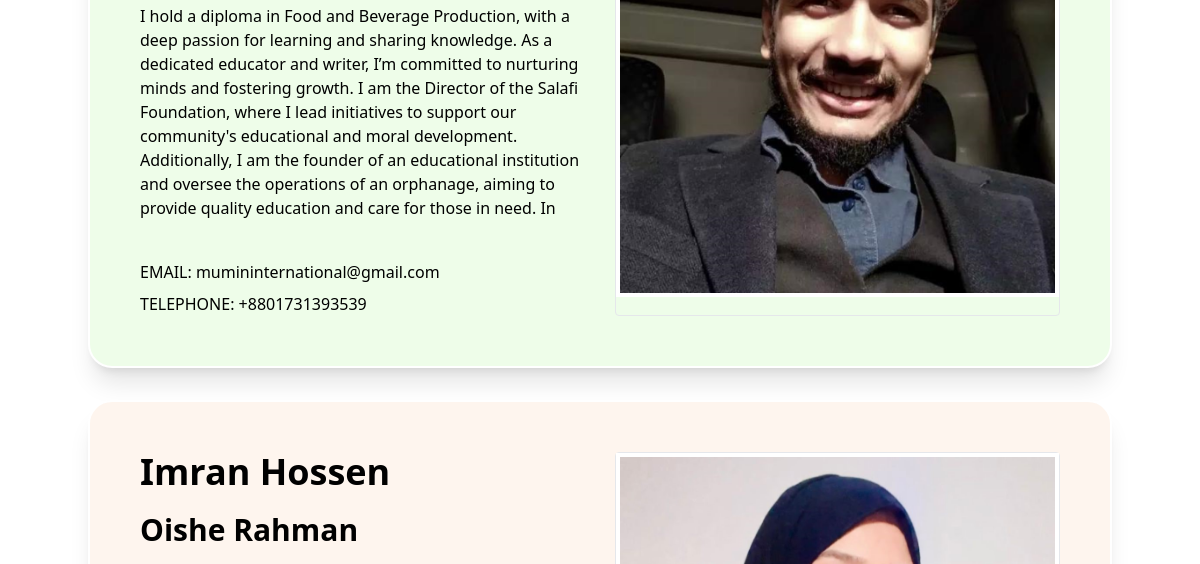
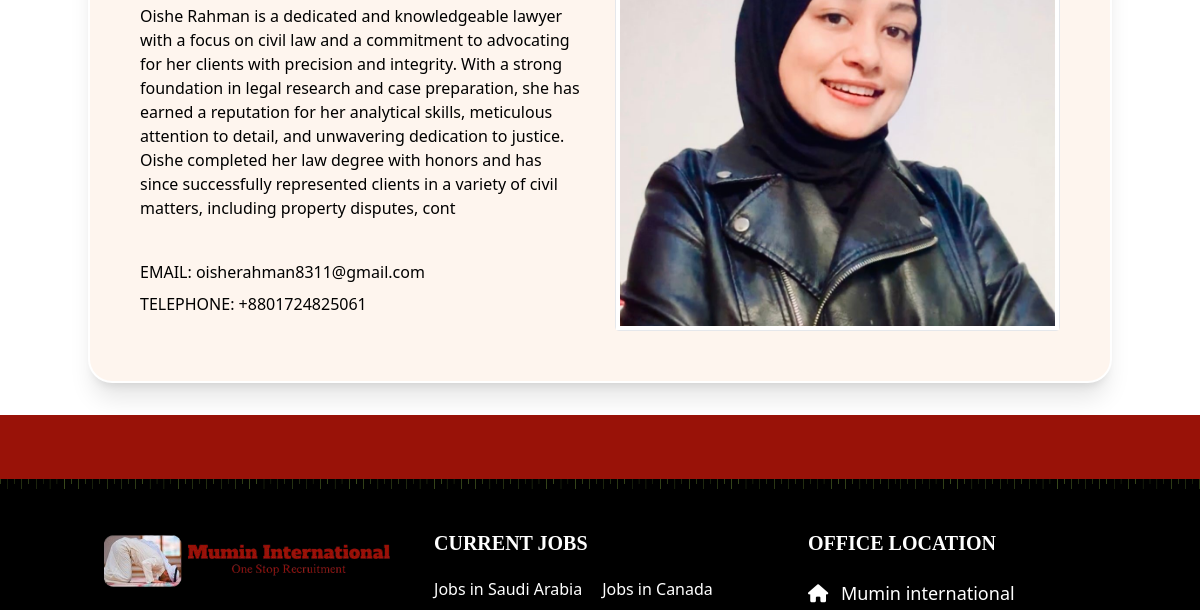
Before: /management-team/ (middle part) with the older database file (2 pictures, top to bottom).
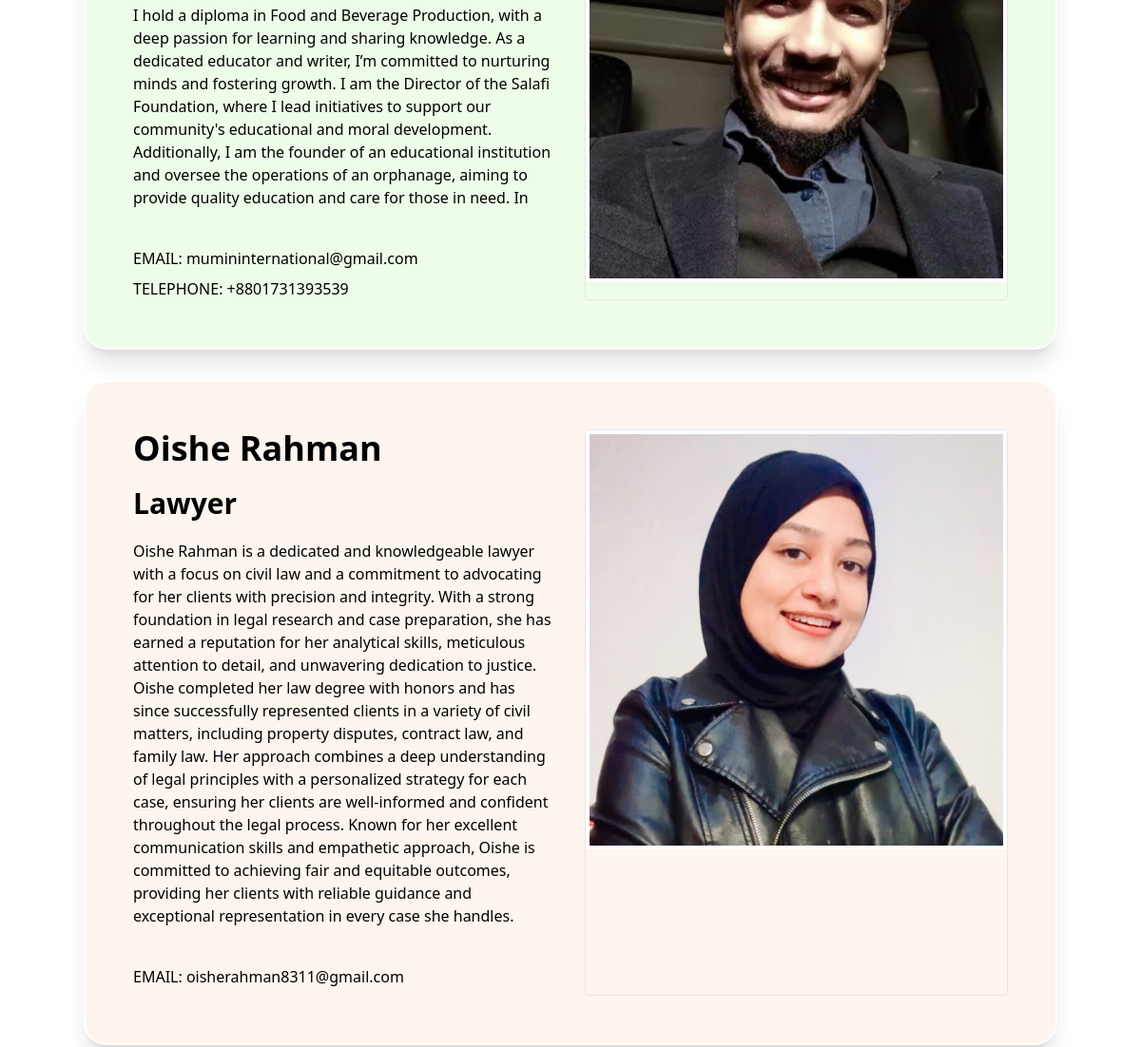
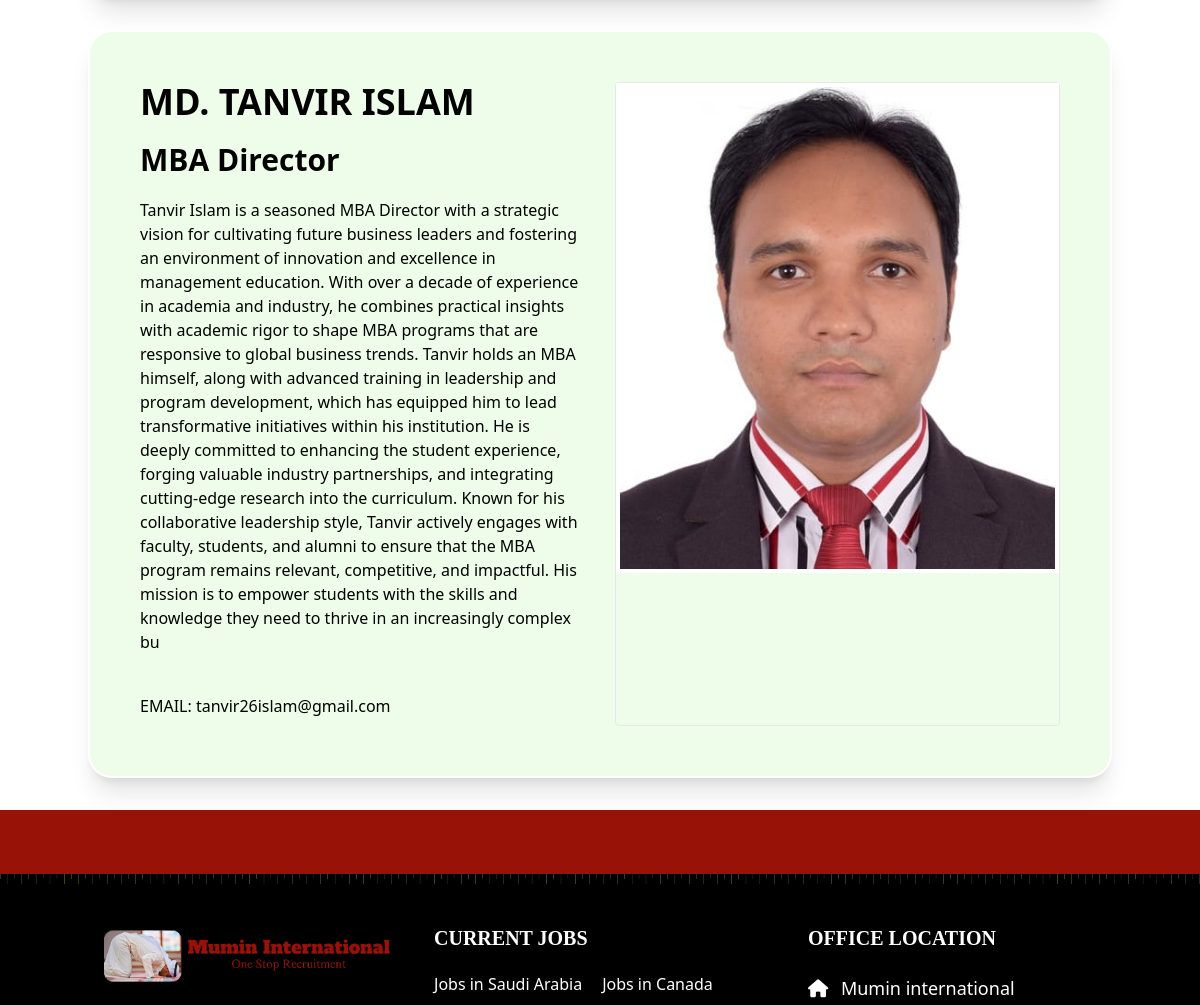
After: the same page with the newer database file (2 pictures, top to bottom).
### home/models.py (models this page shows, shortened)
class Team(models.Model):
    name = models.CharField(max_length=500)
    title = models.CharField(max_length=500)
    text = models.TextField(max_length=1000)
    photo = models.FileField(upload_to='general/',validators=[FileExtensionValidator(allowed_extensions=['jpg', 'jpeg', 'png']), validate_file_size])
    phone = models.CharField(max_length=250, null=True, blank=True)
    email = models.CharField(max_length=250)

class Setting(models.Model):
    title = models.CharField(max_length=500)
    description = models.TextField(max_length=500)
    logo = models.FileField(upload_to='general/',validators=[FileExtensionValidator(allowed_extensions=['jpg', 'jpeg', 'png']), validate_file_size])
    termsAndCondition = models.TextField(max_length=500000)

class Contact(models.Model):
    phone=models.CharField(max_length=15)
    email = models.EmailField(max_length=100)
    whatsApp=models.CharField(max_length=15)
    fb = models.URLField(max_length=300,default="#")
    fb_group = models.URLField(max_length=300,default="#")
    x = models.URLField(max_length=300,default="#")
    linkedin = models.URLField(max_length=300,default="#")
    youtube = models.URLField(max_length=300,default="#")
    whatsAppLink = models.URLField(max_length=300,default="#")
    location = models.TextField(max_length=250)
    qr_code = models.FileField(upload_to='general/',validators=[FileExtensionValidator(allowed_extensions=['jpg', 'jpeg', 'png']), validate_file_size])

### country/models.py (models this page shows, shortened)
class Country(models.Model):
    name = models.CharField(max_length=250)
    banner = models.FileField(upload_to='general/',
    validators=[FileExtensionValidator(allowed_extensions=['jpg', 'jpeg', 'png']), validate_file_size] )
    flag = models.FileField(upload_to='general/',
    validators=[FileExtensionValidator(allowed_extensions=['jpg', 'jpeg', 'png','svg']), validate_file_size] )
    created = models.DateTimeField(default=timezone.now)
    CONTINENT_CHOOSE = [
        ("asia", "Asia"),
        ("europe", "Europe"),
        ("middle_east", "Middle East"),
    ]
    continent = models.CharField(choices=CONTINENT_CHOOSE, max_length=250, blank=True, null=True)

### home/views.py (the view)
# urls.py: path('management-team/', views.team_management),
def team_management(request):
    services = Service.objects.all()
    countries = Country.objects.all()
    contact = Contact.objects.get(id=1)
    settings = Setting.objects.get(id=1)
    teams = Team.objects.all()
    context = {
        'services':services,
        'countries':countries,
        'contact':contact,
        'settings':settings,
        'teams':teams
    }
    return render(request, 'management-team.html', context )

### templates/management-team.html (shortened to what this page needs)
{% extends 'base.html' %}
{% load static %}
{% block content %}
<section class="my-8 px-4">
    <div class="container m-auto">
        <div class="flex gap-8 flex-col ">
            {% for team in teams %}
            <div class="p-[50px] rounded-3xl border-white shadow-xl border-2 odd:bg-[#eefde9] even:bg-[#fef5ee] flex gap-8 md:flex-row flex-col">
                <div class="w-full">
                    <h1 class="text-4xl font-semibold  ">{{team.name}}</h1>
                    <h2 class="text-3xl py-5 font-semibold ">
                    {{team.title}}
                    </h2>
                        <p>{{team.text}}
                        </p>
                    <p class="mt-10 mb-2">
                        EMAIL: {{team.email}}
                    </p>
                    {% if team.phone %}
                    <p class=""> TELEPHONE: {{team.phone}} </p>
                    {% endif %}
                </div>
                <div class="w-full border rounded">
                    <img class="w-full p-1 bg-white" src="{{team.photo.url}}" alt="">
                </div>
            </div>
           {% endfor %}
        </div>
    </div>
</section>
{% endblock %}

### templates/base.html (shortened to what this page needs)
{% load static %}
<!DOCTYPE html>
<html lang="en">
  <head>
    {% load static %}
    <script src="https://cdn.tailwindcss.com"></script>
    <script src="https://cdn.tailwindcss.com?plugins=forms,typography,aspect-ratio,line-clamp,container-queries"></script>
    <link rel="stylesheet" href="https://cdnjs.cloudflare.com/ajax/libs/OwlCarousel2/2.3.4/assets/owl.carousel.min.css" />
    <link rel="stylesheet"
      href="https://cdnjs.cloudflare.com/ajax/libs/OwlCarousel2/2.3.4/assets/owl.theme.default.min.css" />
    <link rel="stylesheet" href="{% static 'styles.css' %}" />
  </head>
  <body class="desktop-mode">
    <main class="content">
      {% block content %}{% endblock %}
    </main>
    {% include 'footer.html' %}
  </body>
</html>

### templates/footer.html (shortened to what this page needs)
<footer class="bg-black text-white">
  <div>
    <div class="h-16 bg-primary"></div>
    <img class="w-full" src="./assets/line-bg.png" alt="" />
  </div>
  <div class="container m-auto">
    <div class="my-4 px-4 py-6 flex justify-between flex-wrap gap-7">
      <div>
        <div>
          <a href="/"
            ><img
              src="{{settings.logo.url}}"
              class="h-16"
              alt="Mumin International"
          /></a>
        </div>
      </div>
      <div>
        <h2 class="text-xl uppercase font-serif font-bold">Current Jobs</h2>
        <ul class="flex flex-wrap flex-col gap-5 h-56 mt-5">
          {% for country in countries %}
          <li class="">
            <a class="block" href="{{country.id}}">Jobs in {{country.name}}</a>
          </li>
          {% endfor %}
        </ul>
      </div>
      <div>
        <h2 class="text-xl uppercase font-serif font-bold">OFFICE LOCATION</h2>
        <p class="w-72 mt-5 leading-8	text-lg">
          <i class="fa-solid fa-house mr-2"></i> {{contact.location|safe}}
        </p>
      </div>
    </div>
  </div>
</footer>

Changed rows visible on the page:
changed Team "Oishe Rahman": name "Imran Hossen" → "Oishe Rahman"; title "Oishe Rahman" → "Lawyer"; text "…matters, including property disputes, cont" → "…matters, including property disputes, contract law, and family law. Her approach combines a deep understanding of legal principles with a personalized strategy for each case, ensuring her clients are well-informed and confident throughout the legal process. Known for her excellent communication skills and empathetic approach, Oishe is committed to achieving fair and equitable outcomes, providing her clients with reliable guidance and exceptional representation in every case she handles."; phone "+8801724825061" → (not shown)
added Team: name "MD. TANVIR ISLAM", title "MBA Director", text "Tanvir Islam is a seasoned MBA Director with a strategic vision for cultivating future business leaders and fostering an environment of innovation and excellence in management education. With over a decade of experience in academia and industry, he combines practical insights with academic rigor to shape MBA programs that are responsive to global business trends. Tanvir holds an MBA himself, along with advanced training in leadership and program development, which has equipped him to lead transformative initiatives within his institution. He is deeply committed to enhancing the student experience, forging valuable industry partnerships, and integrating cutting-edge research into the…", email "tanvir26islam@gmail.com", photo (picture)
